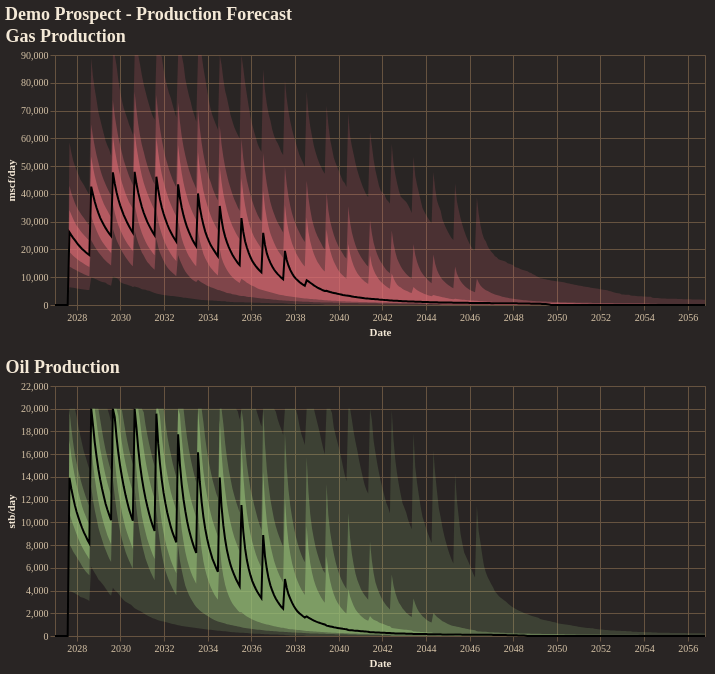

The code cell stored with this chart in its notebook:
### Code cell
fig = reporter.plotter.combined_production_plot(
    figsize=(650, 250),
    backend=PLOTTING_BACKEND
)
fig.show()

### Figure 1 — Vega-Lite specification as saved in the notebook (floating-point values rounded to 4 significant figures; data arrays with more than 128 entries replaced by an {"elided": "..."} marker saying what was removed)
{"config": {"background": "#292524", "view": {"fill": "#292524", "stroke": "#665340"}, "title": {"color": "#f4e9d7", "font": "Merriweather", "fontSize": 18, "fontWeight": 600, "subtitleColor": "#d5c2a6", "anchor": "start"}, "axis": {"domainColor": "#665340", "gridColor": "#665340", "tickColor": "#665340", "labelColor": "#d5c2a6", "titleColor": "#f4e9d7", "labelFont": "Merriweather", "titleFont": "Merriweather"}, "legend": {"titleColor": "#f4e9d7", "labelColor": "#d5c2a6", "labelFont": "Merriweather", "titleFont": "Merriweather", "orient": "top-right", "symbolType": "circle"}, "header": {"labelColor": "#d5c2a6", "titleColor": "#f4e9d7", "labelFont": "Merriweather", "titleFont": "Merriweather"}, "mark": {"color": "#c78d3b"}, "line": {"color": "#c78d3b"}, "bar": {"color": "#c78d3b"}, "point": {"color": "#ddb06d"}, "area": {"color": "#c78d3b", "opacity": 0.35}, "text": {"color": "#f4e9d7", "font": "Merriweather"}, "range": {"category": ["#5DA5DA", "#F28E2B", "#59C36A", "#E15759", "#B07AA1", "#4ECDC4", "#FF9DA7", "#EDC948"]}}, "vconcat": [{"layer": [{"mark": {"type": "area", "color": "rgba(224, 108, 117, 1.0)", "opacity": 0.18}, "encoding": {"tooltip": [{"field": "date", "title": "Date", "type": "temporal"}, {"field": "p01", "format": ",.2f", "title": "P01", "type": "quantitative"}, {"field": "p10", "format": ",.2f", "title": "P10", "type": "quantitative"}, {"field": "p25", "format": ",.2f", "title": "P25", "type": "quantitative"}, {"field": "p50", "format": ",.2f", "title": "P50", "type": "quantitative"}, {"field": "p75", "format": ",.2f", "title": "P75", "type": "quantitative"}, {"field": "p90", "format": ",.2f", "title": "P90", "type": "quantitative"}, {"field": "p99", "format": ",.2f", "title": "P99", "type": "quantitative"}], "x": {"field": "date", "title": "Date", "type": "temporal"}, "y": {"field": "p01", "title": "mscf/day", "type": "quantitative"}, "y2": {"field": "p99"}}}, {"mark": {"type": "area", "color": "rgba(224, 108, 117, 1.0)", "opacity": 0.35}, "encoding": {"tooltip": [{"field": "date", "title": "Date", "type": "temporal"}, {"field": "p01", "format": ",.2f", "title": "P01", "type": "quantitative"}, {"field": "p10", "format": ",.2f", "title": "P10", "type": "quantitative"}, {"field": "p25", "format": ",.2f", "title": "P25", "type": "quantitative"}, {"field": "p50", "format": ",.2f", "title": "P50", "type": "quantitative"}, {"field": "p75", "format": ",.2f", "title": "P75", "type": "quantitative"}, {"field": "p90", "format": ",.2f", "title": "P90", "type": "quantitative"}, {"field": "p99", "format": ",.2f", "title": "P99", "type": "quantitative"}], "x": {"field": "date", "title": "Date", "type": "temporal"}, "y": {"field": "p10", "title": "mscf/day", "type": "quantitative"}, "y2": {"field": "p90"}}}, {"mark": {"type": "area", "color": "rgba(224, 108, 117, 1.0)", "opacity": 0.55}, "encoding": {"tooltip": [{"field": "date", "title": "Date", "type": "temporal"}, {"field": "p01", "format": ",.2f", "title": "P01", "type": "quantitative"}, {"field": "p10", "format": ",.2f", "title": "P10", "type": "quantitative"}, {"field": "p25", "format": ",.2f", "title": "P25", "type": "quantitative"}, {"field": "p50", "format": ",.2f", "title": "P50", "type": "quantitative"}, {"field": "p75", "format": ",.2f", "title": "P75", "type": "quantitative"}, {"field": "p90", "format": ",.2f", "title": "P90", "type": "quantitative"}, {"field": "p99", "format": ",.2f", "title": "P99", "type": "quantitative"}], "x": {"field": "date", "title": "Date", "type": "temporal"}, "y": {"field": "p25", "title": "mscf/day", "type": "quantitative"}, "y2": {"field": "p75"}}}, {"mark": {"type": "line", "color": "black", "strokeWidth": 2}, "encoding": {"tooltip": [{"field": "date", "title": "Date", "type": "temporal"}, {"field": "p01", "format": ",.2f", "title": "P01", "type": "quantitative"}, {"field": "p10", "format": ",.2f", "title": "P10", "type": "quantitative"}, {"field": "p25", "format": ",.2f", "title": "P25", "type": "quantitative"}, {"field": "p50", "format": ",.2f", "title": "P50", "type": "quantitative"}, {"field": "p75", "format": ",.2f", "title": "P75", "type": "quantitative"}, {"field": "p90", "format": ",.2f", "title": "P90", "type": "quantitative"}, {"field": "p99", "format": ",.2f", "title": "P99", "type": "quantitative"}], "x": {"field": "date", "title": "Date", "type": "temporal"}, "y": {"field": "p50", "title": "mscf/day", "type": "quantitative"}}}], "data": {"name": "data-451532368d43d04154cacaca65e47b4a"}, "height": 250, "title": "Gas Production", "width": 650}, {"layer": [{"mark": {"type": "area", "color": "rgba(152, 195, 121, 1.0)", "opacity": 0.18}, "encoding": {"tooltip": [{"field": "date", "title": "Date", "type": "temporal"}, {"field": "p01", "format": ",.2f", "title": "P01", "type": "quantitative"}, {"field": "p10", "format": ",.2f", "title": "P10", "type": "quantitative"}, {"field": "p25", "format": ",.2f", "title": "P25", "type": "quantitative"}, {"field": "p50", "format": ",.2f", "title": "P50", "type": "quantitative"}, {"field": "p75", "format": ",.2f", "title": "P75", "type": "quantitative"}, {"field": "p90", "format": ",.2f", "title": "P90", "type": "quantitative"}, {"field": "p99", "format": ",.2f", "title": "P99", "type": "quantitative"}], "x": {"field": "date", "title": "Date", "type": "temporal"}, "y": {"field": "p01", "title": "stb/day", "type": "quantitative"}, "y2": {"field": "p99"}}}, {"mark": {"type": "area", "color": "rgba(152, 195, 121, 1.0)", "opacity": 0.35}, "encoding": {"tooltip": [{"field": "date", "title": "Date", "type": "temporal"}, {"field": "p01", "format": ",.2f", "title": "P01", "type": "quantitative"}, {"field": "p10", "format": ",.2f", "title": "P10", "type": "quantitative"}, {"field": "p25", "format": ",.2f", "title": "P25", "type": "quantitative"}, {"field": "p50", "format": ",.2f", "title": "P50", "type": "quantitative"}, {"field": "p75", "format": ",.2f", "title": "P75", "type": "quantitative"}, {"field": "p90", "format": ",.2f", "title": "P90", "type": "quantitative"}, {"field": "p99", "format": ",.2f", "title": "P99", "type": "quantitative"}], "x": {"field": "date", "title": "Date", "type": "temporal"}, "y": {"field": "p10", "title": "stb/day", "type": "quantitative"}, "y2": {"field": "p90"}}}, {"mark": {"type": "area", "color": "rgba(152, 195, 121, 1.0)", "opacity": 0.55}, "encoding": {"tooltip": [{"field": "date", "title": "Date", "type": "temporal"}, {"field": "p01", "format": ",.2f", "title": "P01", "type": "quantitative"}, {"field": "p10", "format": ",.2f", "title": "P10", "type": "quantitative"}, {"field": "p25", "format": ",.2f", "title": "P25", "type": "quantitative"}, {"field": "p50", "format": ",.2f", "title": "P50", "type": "quantitative"}, {"field": "p75", "format": ",.2f", "title": "P75", "type": "quantitative"}, {"field": "p90", "format": ",.2f", "title": "P90", "type": "quantitative"}, {"field": "p99", "format": ",.2f", "title": "P99", "type": "quantitative"}], "x": {"field": "date", "title": "Date", "type": "temporal"}, "y": {"field": "p25", "title": "stb/day", "type": "quantitative"}, "y2": {"field": "p75"}}}, {"mark": {"type": "line", "color": "black", "strokeWidth": 2}, "encoding": {"tooltip": [{"field": "date", "title": "Date", "type": "temporal"}, {"field": "p01", "format": ",.2f", "title": "P01", "type": "quantitative"}, {"field": "p10", "format": ",.2f", "title": "P10", "type": "quantitative"}, {"field": "p25", "format": ",.2f", "title": "P25", "type": "quantitative"}, {"field": "p50", "format": ",.2f", "title": "P50", "type": "quantitative"}, {"field": "p75", "format": ",.2f", "title": "P75", "type": "quantitative"}, {"field": "p90", "format": ",.2f", "title": "P90", "type": "quantitative"}, {"field": "p99", "format": ",.2f", "title": "P99", "type": "quantitative"}], "x": {"field": "date", "title": "Date", "type": "temporal"}, "y": {"field": "p50", "title": "stb/day", "type": "quantitative"}}}], "data": {"name": "data-ab28932826970e59ef44fb725cd3e7cb"}, "height": 250, "title": "Oil Production", "width": 650}], "title": "Demo Prospect - Production Forecast", "$schema": "https://vega.github.io/schema/vega-lite/v5.20.1.json", "datasets": {"data-451532368d43d04154cacaca65e47b4a": {"elided": "360 records"}, "data-ab28932826970e59ef44fb725cd3e7cb": {"elided": "360 records"}}}
